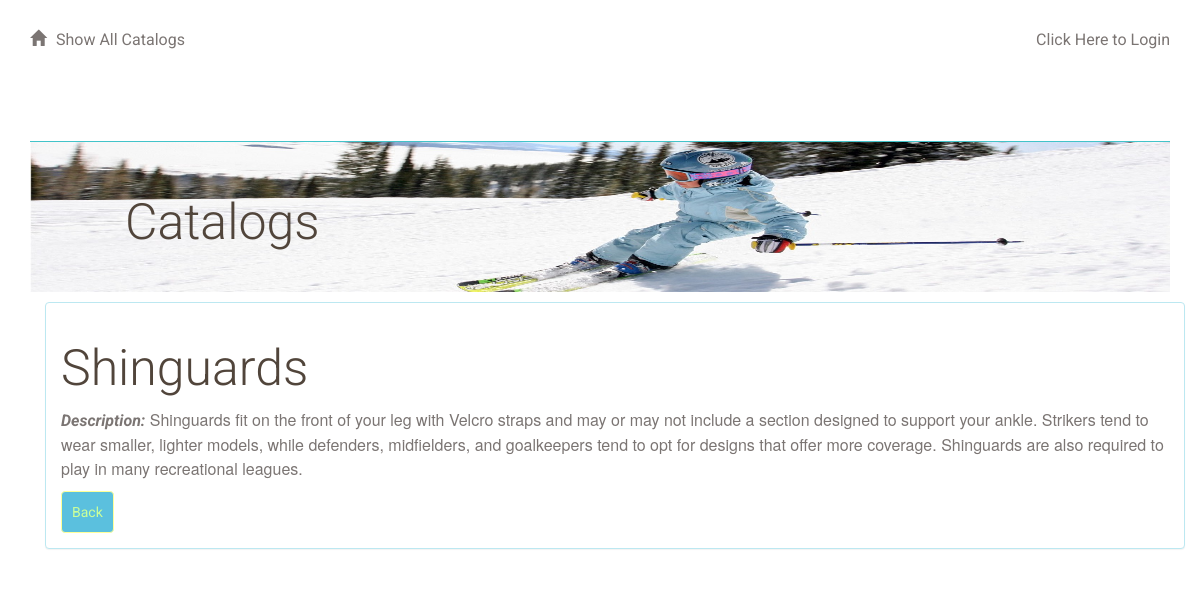
Page /catalog/2/2 on the committed database.
### database_setup.py (models this page shows, shortened)
class CatalogItem(Base):
    __tablename__ = 'catalog_item'
    name = Column(String(80), nullable=False)
    id = Column(Integer, primary_key=True)
    description = Column(String(250))
    catalog_id = Column(Integer, ForeignKey('catalog.id'))
    catalog = relationship(Catalog, cascade="delete")
    user_id = Column(Integer, ForeignKey('user.id'))
    user = relationship(User, cascade="delete")

### application.py (the view)
@app.route('/')
@app.route('/catalog/<int:catalog_id>/<int:catalogItem_id>')
def showItemInfo(catalog_id, catalogItem_id):
    item = session.query(CatalogItem).filter_by(id=catalogItem_id).one()
    if 'username' not in login_session:
        return render_template(
            'publiciteminfo.html', catalogItem_id=catalogItem_id, item=item)
    else:
        return render_template(
            'showiteminfo.html', catalogItem_id=catalogItem_id, item=item)

### templates/publiciteminfo.html
{% extends "main.html" %}
{% block content %}
{% include "header.html" %}
<div class="container">
  <div class="panel panel-info">
    <div class="panel-body">
      <form action="#" method = "post">
        <h1>{{item.name}}</h1>
        <p><em>Description:</em> {{item.description}}</p>
        <a href = '{{url_for('catalogMenu')}}' class='btn btn-info' role='button'>
          Back</a>
      </form>
    </div>
  </div>
</div>
{% endblock%}

### static/newstyles.css (style rules this page uses)
* { font-family: "Helvetica Neue Bold", Roboto, Helvetica, Arial, sans-serif; font-weight: 700; }
h1 { font-family: "Helvetica Neue Light", Roboto, Helvetica, Arial, sans-serif; font-size: 50px; color: #51453B; line-height: 60px; font-weight: 300; }
p { font-family: "Helvetica Neue", Roboto, Helvetica, Arial, sans-serif; font-size: 16px; color: #7B7573; line-height: 24px; font-weight: 400; }
a { font-size: 16px; color: #0093B9; line-height: 17px; }
.btn { padding: 10px; margin: 0; border-color: #FFFF99; border-width: 1px; color: #CCFF99; }

### rows in the picture
CatalogItem: name "Shinguards", description "Shinguards fit on the front of your leg with Velcro straps and may or may not include a section designed to support your ankle. Strikers tend to wear smaller, lighter models, while defenders, midfielders, and goalkeepers tend to opt for designs that offer more coverage. Shinguards are also required to play in many recreational leagues."
